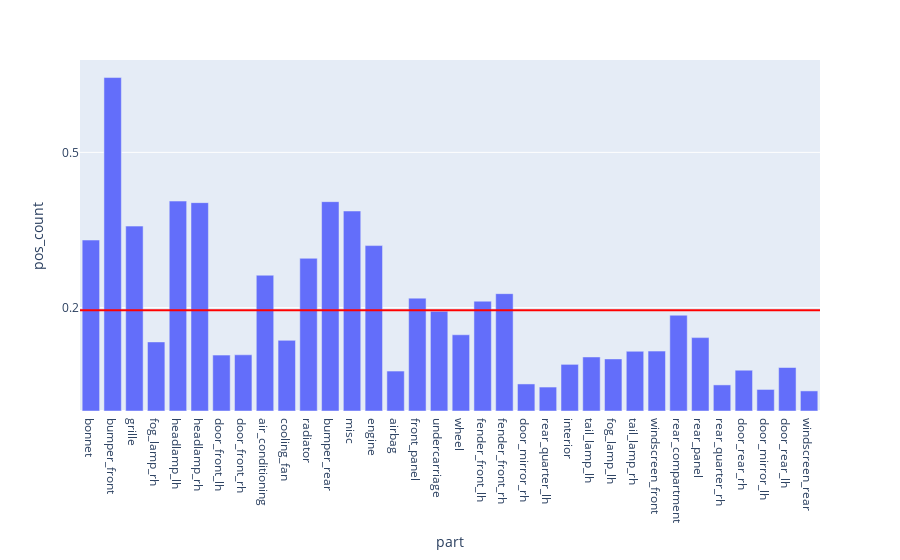

The code cell stored with this chart in its notebook:
### Code cell
fig = px.bar(evalMetrics, x = 'part', y = 'pos_count')

fig.add_hline(y=avgPosCount, line_width=2, line_color="red")

fig.update_layout(
    yaxis = dict(
        tickmode = 'array',
        tickvals = [np.format_float_positional(avgTp, 2), 0.2, 0.5, 0.7],
    )
)

### Figure 1 — Plotly figure (JSON) as saved in the notebook; plotly's stock layout.template omitted (floating-point values rounded to 4 significant figures)
{"data": [{"alignmentgroup": "True", "hovertemplate": "part=%{x}<br>pos_count=%{y}<extra></extra>", "legendgroup": "", "marker": {"color": "#636efa", "pattern": {"shape": ""}}, "name": "", "offsetgroup": "", "orientation": "v", "showlegend": false, "textposition": "auto", "type": "bar", "x": ["bonnet", "bumper_front", "grille", "fog_lamp_rh", "headlamp_lh", "headlamp_rh", "door_front_lh", "door_front_rh", "air_conditioning", "cooling_fan", "radiator", "bumper_rear", "misc", "engine", "airbag", "front_panel", "undercarriage", "wheel", "fender_front_lh", "fender_front_rh", "door_mirror_rh", "rear_quarter_lh", "interior", "tail_lamp_lh", "fog_lamp_lh", "tail_lamp_rh", "windscreen_front", "rear_compartment", "rear_panel", "rear_quarter_rh", "door_rear_rh", "door_mirror_lh", "door_rear_lh", "windscreen_rear"], "xaxis": "x", "y": [0.3305, 0.6446, 0.3574, 0.1335, 0.4058, 0.4028, 0.108, 0.1086, 0.2625, 0.1366, 0.2952, 0.4047, 0.3866, 0.3198, 0.07723, 0.2182, 0.1929, 0.1474, 0.2123, 0.2269, 0.0523, 0.0463, 0.09017, 0.1044, 0.1007, 0.1155, 0.1158, 0.1852, 0.1419, 0.05047, 0.07883, 0.04167, 0.0841, 0.03883], "yaxis": "y"}], "layout": {"barmode": "relative", "legend": {"tracegroupgap": 0}, "margin": {"t": 60}, "shapes": [{"line": {"color": "red", "width": 2}, "type": "line", "x0": 0, "x1": 1, "xref": "x domain", "y0": 0.1946, "y1": 0.1946, "yref": "y"}], "xaxis": {"anchor": "y", "domain": [0, 1], "title": {"text": "part"}}, "yaxis": {"anchor": "x", "domain": [0, 1], "tickmode": "array", "tickvals": ["0.71", 0.2, 0.5, 0.7], "title": {"text": "pos_count"}}}}
